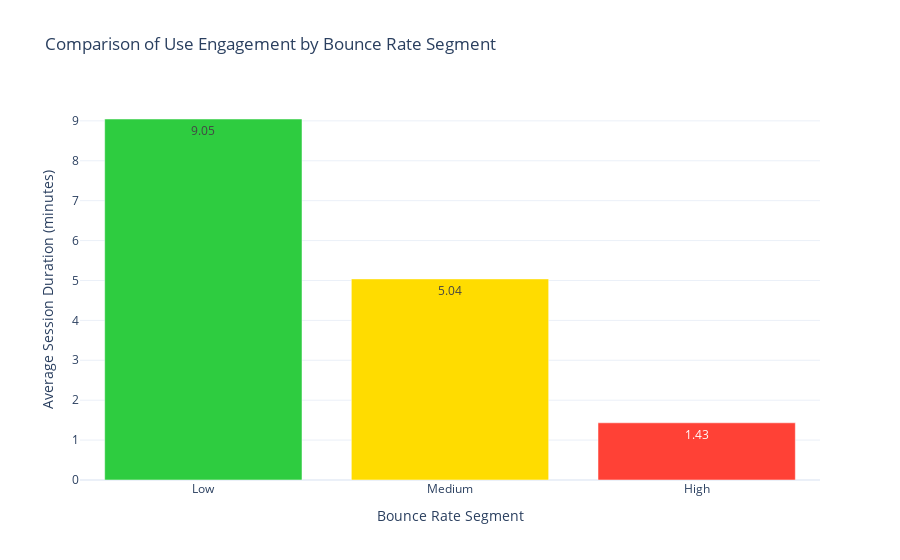

The cell this chart's notebook holds for it:
### Code cell
# Avg. session duration for each segment
segment_avg_duration = data.groupby('Bounce Rate Segment')['Avg. Session Duration'].mean()

engagement_fig = go.Figure(data= go.Bar(
    x=segment_avg_duration.index,
    y=segment_avg_duration,
    text=segment_avg_duration.round(2),
    textposition='auto',
    marker=dict(color=['#2ECC40', '#FFDC00', '#FF4136'])
))

engagement_fig.update_layout(
    title='Comparison of Use Engagement by Bounce Rate Segment',
    xaxis=dict(title='Bounce Rate Segment'),
    yaxis=dict(title='Average Session Duration (minutes)'),
)
engagement_fig.show()

### Figure 1 — Plotly figure (JSON) as saved in the notebook; plotly's stock layout.template omitted (floating-point values rounded to 4 significant figures)
{"data": [{"marker": {"color": ["#2ECC40", "#FFDC00", "#FF4136"]}, "text": [9.05, 5.04, 1.43], "textposition": "auto", "type": "bar", "x": ["Low", "Medium", "High"], "y": [9.046, 5.039, 1.433]}], "layout": {"title": {"text": "Comparison of Use Engagement by Bounce Rate Segment"}, "xaxis": {"title": {"text": "Bounce Rate Segment"}}, "yaxis": {"title": {"text": "Average Session Duration (minutes)"}}}}
